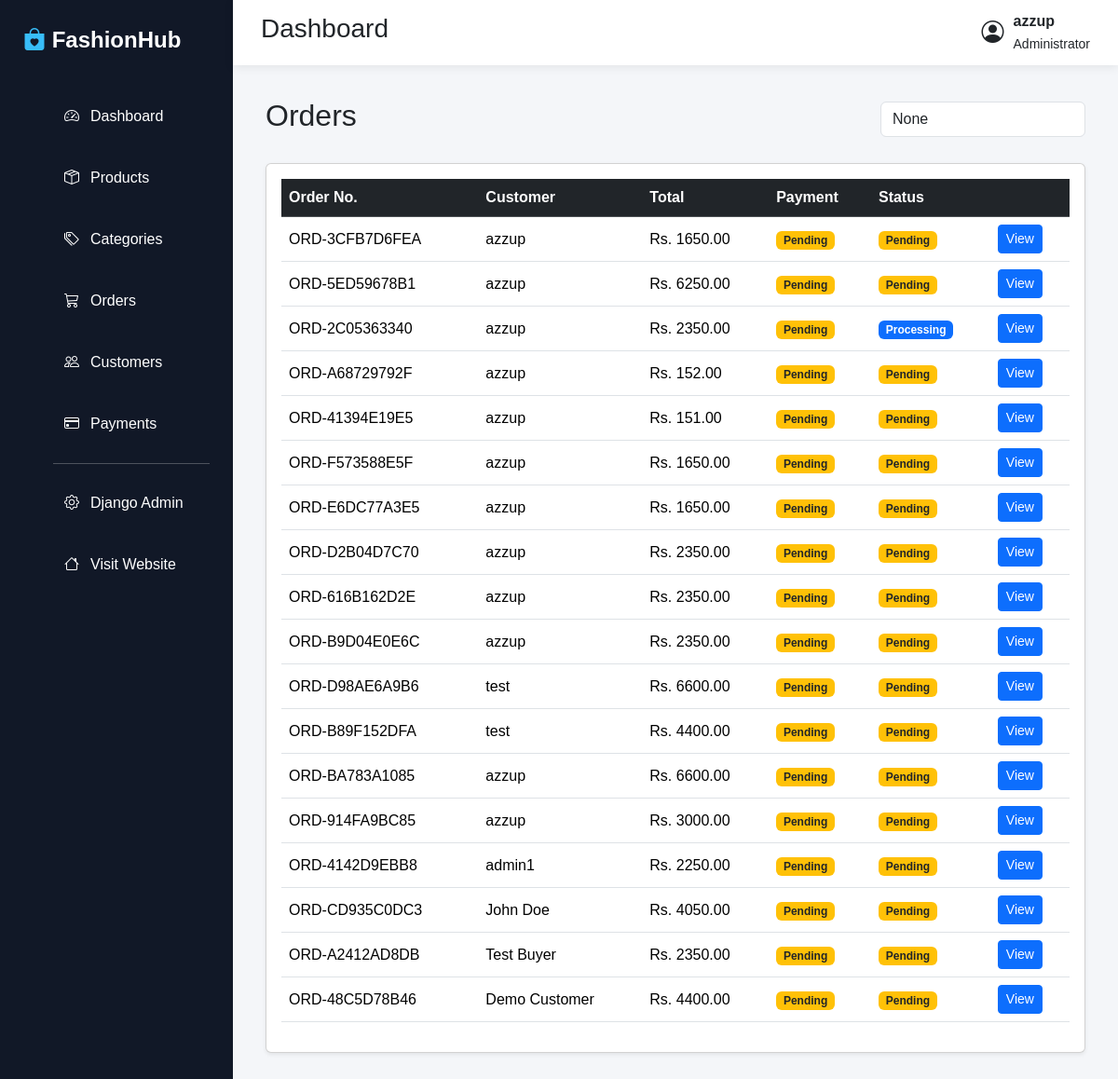
The page /dashboard/orders/ (signed in) on the database its author committed.
### orders/models.py (models this page shows, shortened)
class Order(models.Model):
    PAYMENT_METHOD_CHOICES = (
        ('COD', 'Cash on Delivery'),
    )
    PAYMENT_STATUS_CHOICES = (
        ('Pending', 'Pending (Pay on Delivery)'),
        ('Paid', 'Paid'),
    )
    STATUS_CHOICES = (
        ('Pending', 'Pending'),
        ('Processing', 'Processing'),
        ('Shipped', 'Shipped'),
        ('Delivered', 'Delivered'),
        ('Cancelled', 'Cancelled'),
    )
    user = models.ForeignKey(
        User,
        on_delete=models.SET_NULL,
        null=True,
        blank=True,
        related_name='orders'
    )
    order_number = models.CharField(max_length=50, unique=True, editable=False)
    full_name = models.CharField(max_length=100)
    email = models.EmailField()
    phone = models.CharField(max_length=20)
    address_line1 = models.CharField(max_length=255)
    address_line2 = models.CharField(max_length=255, blank=True, null=True)
    city = models.CharField(max_length=100)
    state = models.CharField(max_length=100)
    postal_code = models.CharField(max_length=20)
    total_amount = models.DecimalField(max_digits=10, decimal_places=2)
    shipping_fee = models.DecimalField(max_digits=10, decimal_places=2, default=0.00)
    grand_total = models.DecimalField(max_digits=10, decimal_places=2)
    payment_method = models.CharField(max_length=50, choices=PAYMENT_METHOD_CHOICES, default='COD')
    payment_status = models.CharField(max_length=20, choices=PAYMENT_STATUS_CHOICES, default='Pending')
    status = models.CharField(max_length=20, choices=STATUS_CHOICES, default='Pending')
    created_at = models.DateTimeField(auto_now_add=True)
    updated_at = models.DateTimeField(auto_now=True)
    class Meta:
        ordering = ['-created_at']

### admin_dashboard/views.py (the view, shortened to what this page needs)
# urls.py: path("orders/", views.order_list, name="order_list"),
def order_list(request):
    search = request.GET.get("search")
    orders = Order.objects.all().order_by("-created_at")
    return render(
        request,
        "admin_dashboard/orders/order_list.html",
        {
            "orders": orders,
            "search": search,
        }
    )

### cart/context_processors.py (called while the page is built)
def cart_context(request):
    cart_item_count = 0
    if request.user.is_authenticated:
        cart = Cart.objects.filter(user=request.user).first()
        if cart:
            cart_item_count = sum(item.quantity for item in cart.items.all())
    return {
        'cart_item_count': cart_item_count,
    }

### admin_dashboard/templates/admin_dashboard/orders/order_list.html
{% extends "admin_dashboard/base.html" %}
{% block content %}
<div class="d-flex justify-content-between align-items-center mb-4">
    <h2>Orders</h2>
    <form method="GET" class="w-25">
        <input
            type="text"
            name="search"
            class="form-control"
            placeholder="Search orders..."
            value="{{ search }}">
    </form>
</div>
<div class="card shadow-sm">
    <div class="card-body">
        <table class="table table-hover align-middle">
            <thead class="table-dark">
                <tr>
                    <th>Order No.</th>
                    <th>Customer</th>
                    <th>Total</th>
                    <th>Payment</th>
                    <th>Status</th>
                    <th></th>
                </tr>
            </thead>
            <tbody>
            {% for order in orders %}
                <tr>
                    <td>{{ order.order_number }}</td>
                    <td>{{ order.full_name }}</td>
                    <td>Rs. {{ order.grand_total }}</td>
                    <td>
                        {% if order.payment_status == "Paid" %}
                            <span class="badge bg-success">
                                Paid
                            </span>
                        {% else %}
                            <span class="badge bg-warning text-dark">
                                Pending
                            </span>
                        {% endif %}
                    </td>
                    <td>
                        {% if order.status == "Pending" %}
                            <span class="badge bg-warning text-dark">
                                Pending
                            </span>
                        {% elif order.status == "Processing" %}
                            <span class="badge bg-primary">
                                Processing
                            </span>
                        {% elif order.status == "Shipped" %}
                            <span class="badge bg-info">
                                Shipped
                            </span>
                        {% elif order.status == "Delivered" %}
                            <span class="badge bg-success">
                                Delivered
                            </span>
                        {% else %}
                            <span class="badge bg-danger">
                                Cancelled
                            </span>
                        {% endif %}
                    </td>
                    <td>
                        <a href="{% url 'admin_dashboard:order_detail' order.id %}"
                           class="btn btn-sm btn-primary">
                            View
                        </a>
                    </td>
                </tr>
            {% empty %}
                <tr>
                    <td colspan="6" class="text-center">
                        No orders found.
                    </td>
                </tr>
            {% endfor %}
            </tbody>
        </table>
    </div>
</div>
{% endblock %}

### admin_dashboard/templates/admin_dashboard/base.html (shortened to what this page needs)
{% load static %}
<!DOCTYPE html>
<html lang="en">
<head>
    <link href="https://cdn.jsdelivr.net/npm/bootstrap@5.3.7/dist/css/bootstrap.min.css" rel="stylesheet">
    <link rel="stylesheet"
          href="https://cdn.jsdelivr.net/npm/bootstrap-icons@1.11.3/font/bootstrap-icons.min.css">
    <link rel="stylesheet"
          href="{% static 'admin_dashboard/css/dashboard.css' %}">
</head>
<body>
<div class="wrapper">
    <aside class="sidebar">
        <div class="logo">
            <i class="bi bi-bag-heart-fill"></i>
            <span>FashionHub</span>
        </div>
        <ul class="sidebar-menu">
            <li>
                <a href="{% url 'admin_dashboard:dashboard' %}">
                    <i class="bi bi-speedometer2"></i>
                    Dashboard
                </a>
            </li>
            <li>
                <a href="{% url 'admin_dashboard:product_list' %}">
                    <i class="bi bi-box-seam"></i>
                    Products
                </a>
            </li>
            <li>
                 <a href="{% url 'admin_dashboard:category_list' %}">
                    <i class="bi bi-tags"></i>
                    Categories
                </a>
            </li>
            <li>
                <a href="{% url 'admin_dashboard:order_list' %}">
                    <i class="bi bi-cart3"></i>
                    Orders
                </a>
            </li>
            <li>
                <a href="{% url 'admin_dashboard:customer_list' %}">
                    <i class="bi bi-people"></i>
                    Customers
                </a>
            </li>
            <li>
                <a href="#">
                    <i class="bi bi-credit-card"></i>
                    Payments
                </a>
            </li>
            <hr>
            <li>
                <a href="/admin/" target="_blank">
                    <i class="bi bi-gear"></i>
                    Django Admin
                </a>
            </li>
            <li>
                <a href="/">
                    <i class="bi bi-house"></i>
                    Visit Website
                </a>
            </li>
        </ul>
    </aside>
    <main class="main-content">
        <nav class="topbar">
            <h3>
                {% block page_title %}
                Dashboard
                {% endblock %}
            </h3>
            <div class="top-right">
                <div class="admin">
                    <i class="bi bi-person-circle fs-4"></i>
                    <div>
                        <strong>{{ request.user.username }}</strong>
                        <br>
                        <small>Administrator</small>
                    </div>
                </div>
            </div>
        </nav>
        <div class="content">
            {% block content %}
            {% endblock %}
        </div>
    </main>
</div>
</body>
</html>

### admin_dashboard/static/admin_dashboard/css/dashboard.css (style rules this page uses)
* { margin:0; padding:0; box-sizing:border-box; font-family:Arial,Helvetica,sans-serif; }
body { background:#f4f6f9; }
.wrapper { display:flex; min-height:100vh; }
.sidebar { width:250px; background:#111827; color:white; padding:25px; }
.logo { font-size:24px; font-weight:bold; margin-bottom:40px; }
.logo i { color:#38bdf8; }
.sidebar ul { list-style:none; }
.sidebar li { margin:18px 0; }
.sidebar a { color:white; text-decoration:none; display:flex; gap:12px; align-items:center; padding:12px; border-radius:8px; transition:.3s; }
.main-content { flex:1; }
.topbar { background:white; height:70px; display:flex; justify-content:space-between; align-items:center; padding:0 30px; box-shadow:0 2px 10px rgba(0,0,0,.08); }
.top-right { display:flex; align-items:center; gap:25px; }
.top-right i { font-size:20px; cursor:pointer; }
.admin { display:flex; gap:10px; align-items:center; }
.admin i { font-size:30px; }
.content { padding:35px; }

### rows shown on the page
Order: order_number "ORD-3CFB7D6FEA", full_name "azzup", grand_total "1650.00", payment_status "Pending", status "Pending"
Order: order_number "ORD-5ED59678B1", full_name "azzup", grand_total "6250.00", payment_status "Pending", status "Pending"
Order: order_number "ORD-2C05363340", full_name "azzup", grand_total "2350.00", payment_status "Pending", status "Processing"
Order: order_number "ORD-A68729792F", full_name "azzup", grand_total "152.00", payment_status "Pending", status "Pending"
Order: order_number "ORD-41394E19E5", full_name "azzup", grand_total "151.00", payment_status "Pending", status "Pending"
Order: order_number "ORD-F573588E5F", full_name "azzup", grand_total "1650.00", payment_status "Pending", status "Pending"
Order: order_number "ORD-E6DC77A3E5", full_name "azzup", grand_total "1650.00", payment_status "Pending", status "Pending"
Order: order_number "ORD-D2B04D7C70", full_name "azzup", grand_total "2350.00", payment_status "Pending", status "Pending"
Order: order_number "ORD-616B162D2E", full_name "azzup", grand_total "2350.00", payment_status "Pending", status "Pending"
Order: order_number "ORD-B9D04E0E6C", full_name "azzup", grand_total "2350.00", payment_status "Pending", status "Pending"
Order: order_number "ORD-D98AE6A9B6", full_name "test", grand_total "6600.00", payment_status "Pending", status "Pending"
Order: order_number "ORD-B89F152DFA", full_name "test", grand_total "4400.00", payment_status "Pending", status "Pending"
Order: order_number "ORD-BA783A1085", full_name "azzup", grand_total "6600.00", payment_status "Pending", status "Pending"
Order: order_number "ORD-914FA9BC85", full_name "azzup", grand_total "3000.00", payment_status "Pending", status "Pending"
Order: order_number "ORD-4142D9EBB8", full_name "admin1", grand_total "2250.00", payment_status "Pending", status "Pending"
Order: order_number "ORD-CD935C0DC3", full_name "John Doe", grand_total "4050.00", payment_status "Pending", status "Pending"
Order: order_number "ORD-A2412AD8DB", full_name "Test Buyer", grand_total "2350.00", payment_status "Pending", status "Pending"
Order: order_number "ORD-48C5D78B46", full_name "Demo Customer", grand_total "4400.00", payment_status "Pending", status "Pending"

### other values the page prints
{{ request.user.username }} "azzup"
